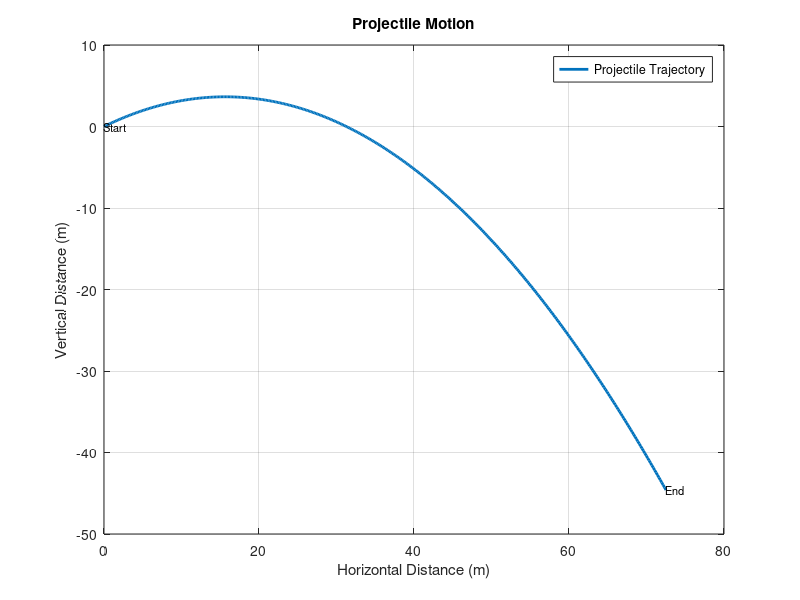

MATLAB code for this plot:
% MATLAB Example: Projectile Motion

% Parameters
g = 9.8; % Acceleration due to gravity (m/s^2)
initial_velocity = 20; % Initial velocity of the projectile (m/s)
launch_angle = 25; % Launch angle in degrees

% Convert launch angle to radians
launch_angle_rad = deg2rad(launch_angle);

% Time vector from 0 to 4 seconds with small intervals 
time_interval = 0:0.01:4;

% Calculate horizontal and vertical components of the projectile motion 
horizontal_velocity = initial_velocity * cos(launch_angle_rad);
vertical_velocity = initial_velocity * sin(launch_angle_rad);

% Calculate the horizontal and vertical positions at each time point 
horizontal_position = horizontal_velocity * time_interval;
vertical_position = vertical_velocity * time_interval - 0.5 * g * time_interval.^2;

% Plot the projectile motion
figure;

% Plot the trajectory
plot(horizontal_position, vertical_position, "LineWidth", 2);
title('Projectile Motion');
xlabel('Horizontal Distance (m)');
ylabel('Vertical Distance (m)');
grid on;

% Add labels to indicate the start and end points 
text(horizontal_position(1), vertical_position(1), 'Start', 'FontSize', 8);
text(horizontal_position(end), vertical_position(end), 'End', 'FontSize', 8);

% Add a legend
legend('Projectile Trajectory');

% Display maximum height and horizontal range in the command window
max_height = max(vertical_position);
horizontal_range = max(horizontal_position);

fprintf('Maximum Height: %.2f meters\n', max_height);
fprintf('Horizontal RangE: %.2f meters\n', horizontal_range);